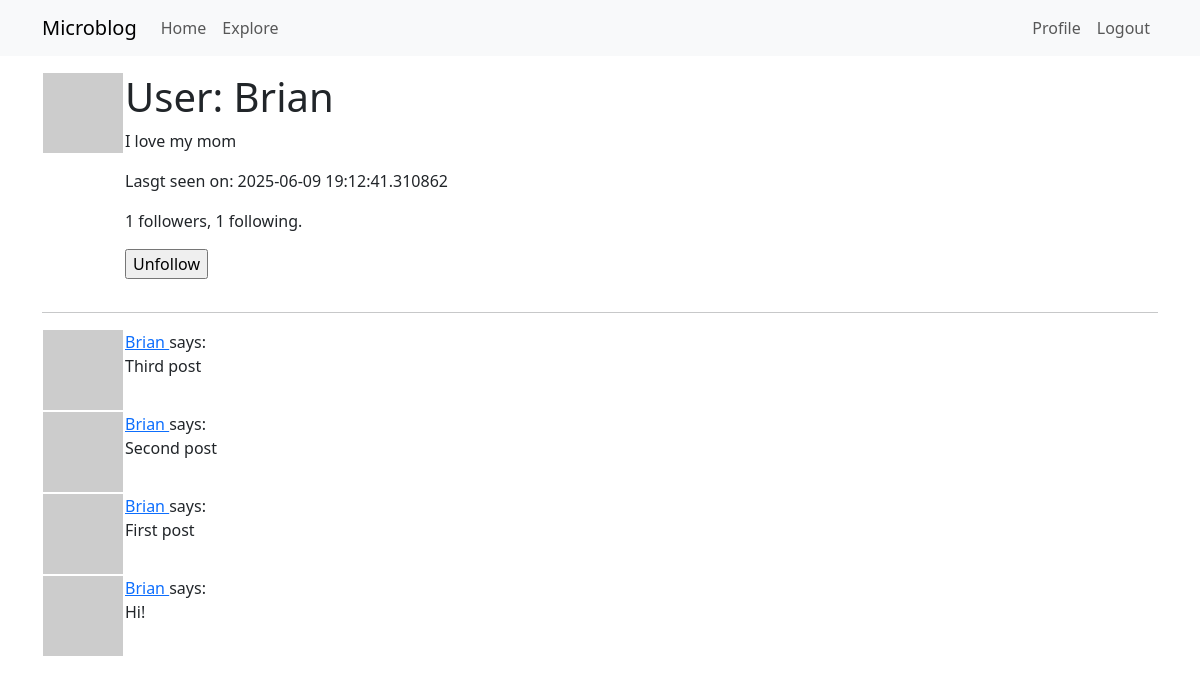
Page /user/Brian (signed in) on the committed database.
### app/models.py (models this page shows, shortened)
class User(UserMixin, db.Model):
    def avatar(self, size):
        digest = md5(self.email.lower().encode('utf-8')).hexdigest()
        return f'https://www.gravatar.com/avatar/{digest}?d=identicon&s={size}'
    def is_following(self, user):
        query = self.following.select().where(User.id == user.id)
        return db.session.scalar(query) is not None
    def followers_count(self):
        query = sa.select(sa.func.count()).select_from(
            self.followers.select().subquery())
        return db.session.scalar(query)
    def following_count(self):
        query = sa.select(sa.func.count()).select_from(
            self.following.select().subquery())
        return db.session.scalar(query)
    id: so.Mapped[int] = so.mapped_column(primary_key=True)
    username: so.Mapped[str] = so.mapped_column(sa.String(64), index=True,
                                                unique=True)
    email: so.Mapped[str] = so.mapped_column(sa.String(120), index=True,
                                             unique=True)
    password_hash: so.Mapped[Optional[str]] = so.mapped_column(sa.String(256))
    posts: so.WriteOnlyMapped['Post'] = so.relationship(
        back_populates='author')
    about_me: so.Mapped[Optional[str]] = so.mapped_column(sa.String(140))
    last_seen: so.Mapped[Optional[datetime]] = so.mapped_column(
        default=lambda: datetime.now(timezone.utc))
    following: so.WriteOnlyMapped['User'] = so.relationship(
        secondary=followers, primaryjoin=(followers.c.follower_id == id),
        secondaryjoin=(followers.c.followed_id == id),
        back_populates='followers')
    followers: so.WriteOnlyMapped['User'] = so.relationship(
        secondary=followers, primaryjoin=(followers.c.followed_id == id),
        secondaryjoin=(followers.c.follower_id == id),
        back_populates='following')

class Post(db.Model):
    id: so.Mapped[int] = so.mapped_column(primary_key=True)
    body: so.Mapped[str] = so.mapped_column(sa.String(140))
    timestamp: so.Mapped[datetime] = so.mapped_column(
        index=True, default=lambda: datetime.now(timezone.utc))
    user_id: so.Mapped[int] = so.mapped_column(sa.ForeignKey(User.id),
                                               index=True)
    author: so.Mapped[User] = so.relationship(back_populates='posts')

### app/routes.py (the view)
@app.route('/user/<username>')
@login_required
def user(username):
    user = db.first_or_404(sa.select(User).where(User.username == username))
    page = request.args.get('page', 1, type=int)
    query = user.posts.select().order_by(Post.timestamp.desc())
    posts = db.paginate(query, page=page,
                        per_page=app.config['POSTS_PER_PAGE'],
                        error_out=False)
    next_url = url_for('user', username=user.username, page=posts.next_num) \
        if posts.has_next else None
    prev_url = url_for('user', username=user.username, page=posts.prev_num) \
        if posts.has_prev else None
    form = EmptyForm()
    return render_template('user.html', user=user, posts=posts.items,
                           next_url=next_url, prev_url=prev_url, form=form)

### app/forms.py
class EmptyForm(FlaskForm):
    submit = SubmitField('Submit')

### app/models.py (called while the page is built)
@login.user_loader
def load_user(id):
    return db.session.get(User, int(id))

### app/routes.py (called while the page is built)
@app.before_request
def before_request():
    if current_user.is_authenticated:
        current_user.last_seen = datetime.now(timezone.utc)
        db.session.commit()

### app/templates/user.html (shortened to what this page needs)
{% extends "base.html" %}
{% block content %}
    <table>
        <tr valign="top">
            <td><img src="{{ user.avatar(128) }}"></td>
            <td>
                <h1>User: {{ user.username }}</h1>
                {% if user.about_me %}<p>{{ user.about_me }}</p>{% endif %}
                {% if user.last_seen %}<p>Lasgt seen on: {{ user.last_seen }}</p>{% endif %}
                <p>{{ user.followers_count() }} followers, {{ user.following_count() }} following.</p>
                {% if user == current_user %}
                <p><a href="{{ url_for('edit_profile') }}">Edit your profile</a></p>
                {% else %}
                <p>
                    <form action="{{ url_for('unfollow', username=user.username) }}" method="post">
                        {{ form.submit(value='Unfollow') }}
                    </form>
                </p>
                {% endif %}
            </td>
        </tr>
    </table>
    <hr>
    {% for post in posts %}
        {% include '_post.html' %}
    {% endfor %}
{% endblock %}

### app/templates/_post.html
<table>
    <tr valign="top">
        <td><img src="{{ post.author.avatar(36) }}"></td>
        <td>
            <a href="{{ url_for('user', username=post.author.username) }}">
                {{ post.author.username }}
            </a>
            says:<br>{{ post.body }}
        </td>
    </tr>
</table>

### rows in the picture
User: username "Brian", about_me "I love my mom", last_seen "2025-06-09 19:12:41.310862"
Post: author.username "Brian", body "Third post"
Post: author.username "Brian", body "Second post"
Post: author.username "Brian", body "First post"
Post: author.username "Brian", body "Hi!"

### other values in the picture
{{ user.followers_count() }} "1"
{{ user.following_count() }} "1"
